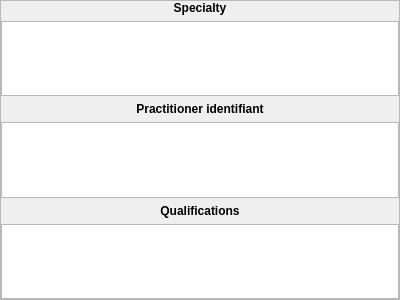
<?xml version="1.0" encoding="UTF-8"?>
<ui version="4.0">
 <class>UserPlugin::Internal::UserViewer_ProfessionalUI</class>
 <widget class="QWidget" name="UserPlugin::Internal::UserViewer_ProfessionalUI">
  <property name="geometry">
   <rect>
    <x>0</x>
    <y>0</y>
    <width>400</width>
    <height>300</height>
   </rect>
  </property>
  <property name="windowTitle">
   <string>Form</string>
  </property>
  <layout class="QGridLayout" name="gridLayout">
   <property name="margin">
    <number>0</number>
   </property>
   <item row="0" column="0">
    <widget class="QScrollArea" name="scrollArea">
     <property name="widgetResizable">
      <bool>true</bool>
     </property>
     <widget class="QWidget" name="scrollAreaWidgetContents">
      <property name="geometry">
       <rect>
        <x>0</x>
        <y>0</y>
        <width>383</width>
        <height>326</height>
       </rect>
      </property>
      <layout class="QGridLayout" name="gridLayout_2">
       <property name="margin">
        <number>0</number>
       </property>
       <item row="0" column="0">
        <widget class="QLabel" name="label_22">
         <property name="font">
          <font>
           <weight>75</weight>
           <bold>true</bold>
          </font>
         </property>
         <property name="text">
          <string>Specialty</string>
         </property>
         <property name="alignment">
          <set>Qt::AlignCenter</set>
         </property>
        </widget>
       </item>
       <item row="1" column="0">
        <widget class="Views::StringListView" name="specialtyListView"/>
       </item>
       <item row="2" column="0">
        <widget class="QLabel" name="label_18">
         <property name="font">
          <font>
           <weight>75</weight>
           <bold>true</bold>
          </font>
         </property>
         <property name="text">
          <string>Practitioner identifiant</string>
         </property>
         <property name="alignment">
          <set>Qt::AlignCenter</set>
         </property>
        </widget>
       </item>
       <item row="3" column="0">
        <widget class="Views::StringListView" name="practIdsListView">
         <property name="sizePolicy">
          <sizepolicy hsizetype="Expanding" vsizetype="Preferred">
           <horstretch>0</horstretch>
           <verstretch>0</verstretch>
          </sizepolicy>
         </property>
        </widget>
       </item>
       <item row="4" column="0">
        <widget class="QLabel" name="label_23">
         <property name="font">
          <font>
           <weight>75</weight>
           <bold>true</bold>
          </font>
         </property>
         <property name="text">
          <string>Qualifications</string>
         </property>
         <property name="alignment">
          <set>Qt::AlignCenter</set>
         </property>
        </widget>
       </item>
       <item row="5" column="0">
        <widget class="Views::StringListView" name="qualificationsListView">
         <property name="sizePolicy">
          <sizepolicy hsizetype="Expanding" vsizetype="Preferred">
           <horstretch>0</horstretch>
           <verstretch>0</verstretch>
          </sizepolicy>
         </property>
        </widget>
       </item>
      </layout>
     </widget>
    </widget>
   </item>
  </layout>
 </widget>
 <customwidgets>
  <customwidget>
   <class>Views::StringListView</class>
   <extends>QListView</extends>
   <header location="global">listviewplugin/stringlistview.h</header>
  </customwidget>
 </customwidgets>
 <resources/>
 <connections/>
</ui>
